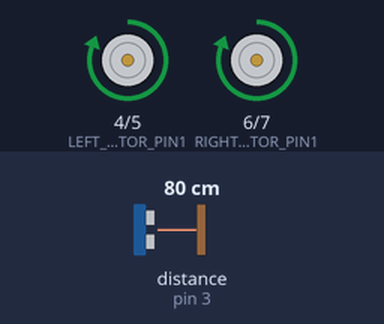
A sketch run on a simulated Arduino Uno, built with avr-gcc and run on an emulated ATmega328P. Shown: motor-driver pin pairs drawn as motors (green arrow = first pin HIGH = forward, orange = second pin HIGH = backward, longer = more drive). Wiring (inferred from the names in the program): ultrasonic range finder: trigger pin 2; echo pin 3. The test bench sets the inputs (shaded band); at power-on: distance to the obstacle (sensor on pin 3) 80 cm. The echo pulse lasts 58.3 µs per cm.

Above: at 1.2 s.
1.3 s: distance to the obstacle (sensor on pin 3) set to 24 cm
2.8 s: distance to the obstacle (sensor on pin 3) set to 19 cm
At 3.8 s:
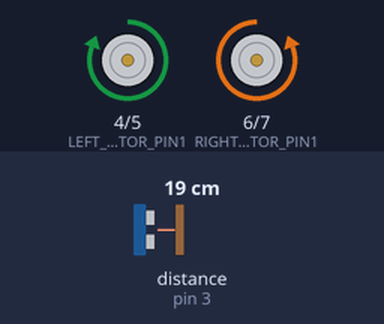
4.3 s: distance to the obstacle (sensor on pin 3) set to 35 cm
At 5.4 s:
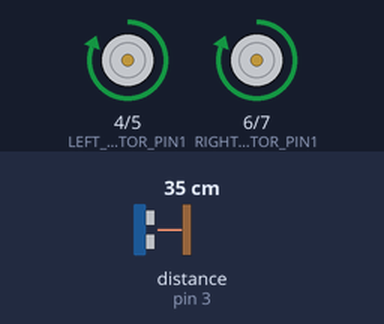
6.3 s: distance to the obstacle (sensor on pin 3) set to 2 cm
At 7.5 s:
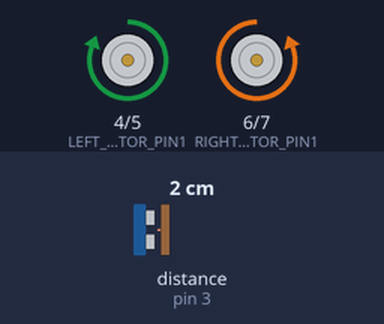
Timing chart, 0 to 8.8 s (numbered marks = the images above; inputs shaded):
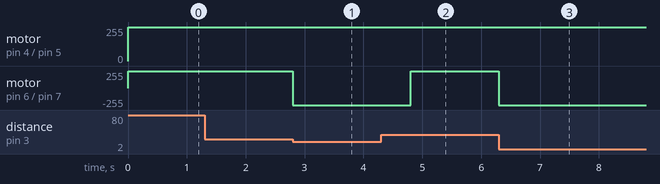

The sketch:

leftrigth_copy_20230702192748.ino
```cpp
// Constants
const int TRIG_PIN = 2;  // Ultrasonic sensor trigger pin
const int ECHO_PIN = 3;  // Ultrasonic sensor echo pin
const int MAX_DISTANCE = 200;  // Maximum distance for ultrasonic sensor in centimeters

// Motor pins
const int LEFT_MOTOR_PIN1 = 4;
const int LEFT_MOTOR_PIN2 = 5;
const int RIGHT_MOTOR_PIN1 = 6;
const int RIGHT_MOTOR_PIN2 = 7;

// Motor speed
const int MOTOR_SPEED = 150;

// Function to move the robot forward
void moveForward() {
  digitalWrite(LEFT_MOTOR_PIN1, HIGH);
  digitalWrite(LEFT_MOTOR_PIN2, LOW);
  digitalWrite(RIGHT_MOTOR_PIN1, HIGH);
  digitalWrite(RIGHT_MOTOR_PIN2, LOW);
}

// Function to turn the robot left
void turnLeft() {
  digitalWrite(LEFT_MOTOR_PIN1, LOW);
  digitalWrite(LEFT_MOTOR_PIN2, HIGH);
  digitalWrite(RIGHT_MOTOR_PIN1, HIGH);
  digitalWrite(RIGHT_MOTOR_PIN2, LOW);
}

// Function to turn the robot right
void turnRight() {
  digitalWrite(LEFT_MOTOR_PIN1, HIGH);
  digitalWrite(LEFT_MOTOR_PIN2, LOW);
  digitalWrite(RIGHT_MOTOR_PIN1, LOW);
  digitalWrite(RIGHT_MOTOR_PIN2, HIGH);
}

// Function to stop the robot
void stop() {
  digitalWrite(LEFT_MOTOR_PIN1, LOW);
  digitalWrite(LEFT_MOTOR_PIN2, LOW);
  digitalWrite(RIGHT_MOTOR_PIN1, LOW);
  digitalWrite(RIGHT_MOTOR_PIN2, LOW);
}

// Function to calculate distance using the ultrasonic sensor
int getDistance() {
  digitalWrite(TRIG_PIN, LOW);
  delayMicroseconds(2);
  digitalWrite(TRIG_PIN, HIGH);
  delayMicroseconds(10);
  digitalWrite(TRIG_PIN, LOW);
  long duration = pulseIn(ECHO_PIN, HIGH);
  int distance = duration * 0.034 / 2;
  return distance;
}

// Function to check if there is an obstacle in front of the robot
bool obstacleDetected() {
  int distance = getDistance();
  if (distance > 0 && distance <= 20) {
    return true;
  } else {
    return false;
  }
}

void setup() {
  pinMode(LEFT_MOTOR_PIN1, OUTPUT);
  pinMode(LEFT_MOTOR_PIN2, OUTPUT);
  pinMode(RIGHT_MOTOR_PIN1, OUTPUT);
  pinMode(RIGHT_MOTOR_PIN2, OUTPUT);
  pinMode(TRIG_PIN, OUTPUT);
  pinMode(ECHO_PIN, INPUT);

  Serial.begin(9600);
}

void loop() {
  if (obstacleDetected()) {
    // If an obstacle is detected, turn right
    turnRight();
    delay(1000);
  } else {
    // If no obstacle is detected, move forward
    moveForward();
  }
}
```

Measured:
- the behaviour switches between 22 and 21 cm on distance to the obstacle (sensor on pin 3) (found by bisection; images 0 and 1)
- after the input at 1.3 s, every drawn part: stays the same
- after the input at 2.8 s, motor on pin 6 (RIGHT_MOTOR_PIN1) / pin 7 (RIGHT_MOTOR_PIN2): forward 255/255 → backward 255/255 at once
- after the input at 4.3 s, motor on pin 6 (RIGHT_MOTOR_PIN1) / pin 7 (RIGHT_MOTOR_PIN2): backward 255/255 → forward 255/255 after 0.51 s
- after the input at 6.3 s, motor on pin 6 (RIGHT_MOTOR_PIN1) / pin 7 (RIGHT_MOTOR_PIN2): forward 255/255 → backward 255/255 at once
